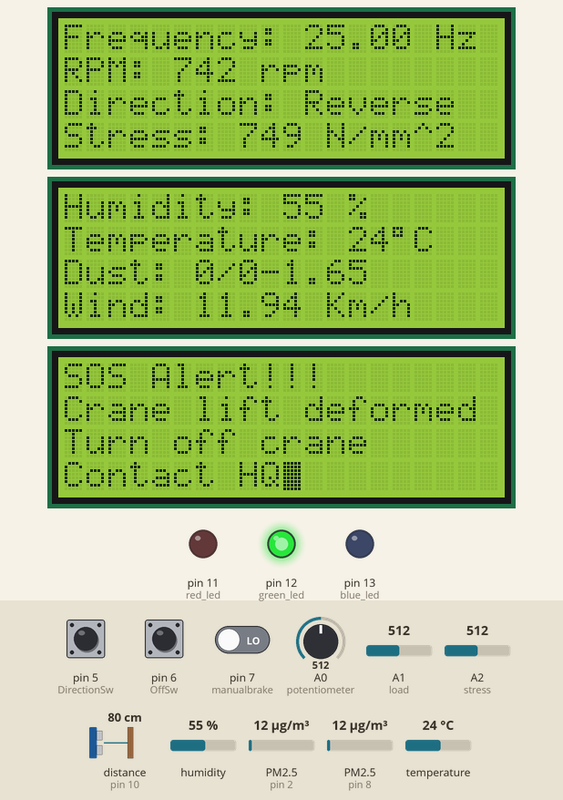
Simulated run of this sketch. Board: Arduino Uno, built with avr-gcc and run on an emulated ATmega328P. Parts: 3 × 20×4 character LCD, output pins drawn as LEDs (lit = HIGH). Wiring (inferred from the names in the program): ultrasonic range finder: trigger pin 9; echo pin 10; 2 × dust sensor: data pin 2 / data pin 8. The inputs (shaded band) are chosen by the test bench; at power-on: distance to the obstacle (sensor on pin 10) 80 cm, A1 (load) = 512, pin 5 (DirectionSw) HIGH, A2 (stress) = 512, pin 6 (OffSw) LOW, pin 7 (manualbrake) LOW, A0 (potentiometer) = 512, humidity 55 %, PM2.5 (sensors on pin 2, pin 8) 12 µg/m³, temperature 24 °C. The echo pulse lasts 58.3 µs per cm; pins used as bus, display or sensor lines are not drawn.

Above: at 1.9 s.
2.0 s: distance to the obstacle (sensor on pin 10) set to 23 cm
4.1 s: distance to the obstacle (sensor on pin 10) set to 18 cm
At 4.74 s:
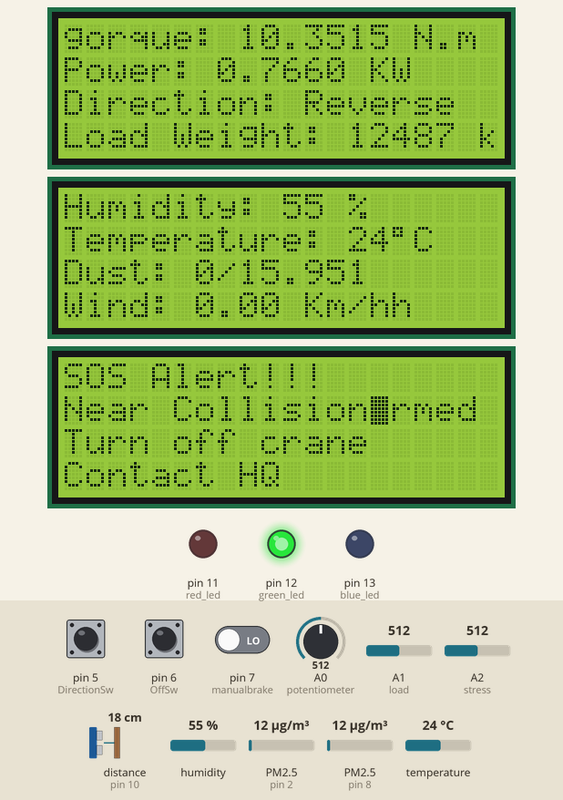
6.3 s: A1 (load) set to 30
At 7.15 s:
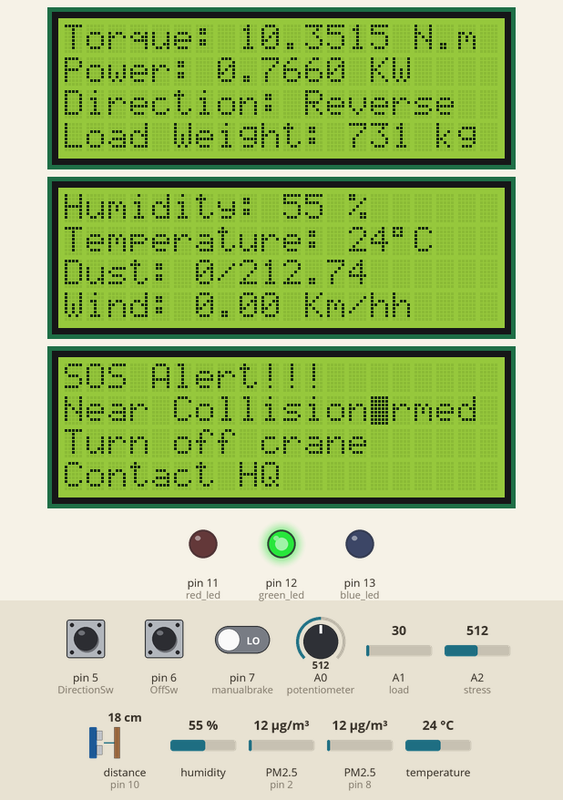
9.7 s: pin 5 (DirectionSw) pulled LOW for 0.2 s
At 10.14 s:
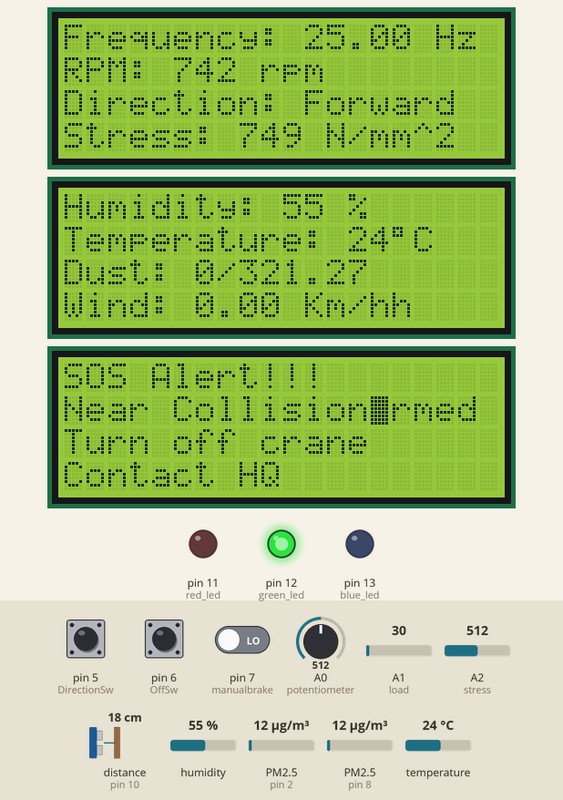
11.9 s: A2 (stress) set to 148
At 12.54 s:
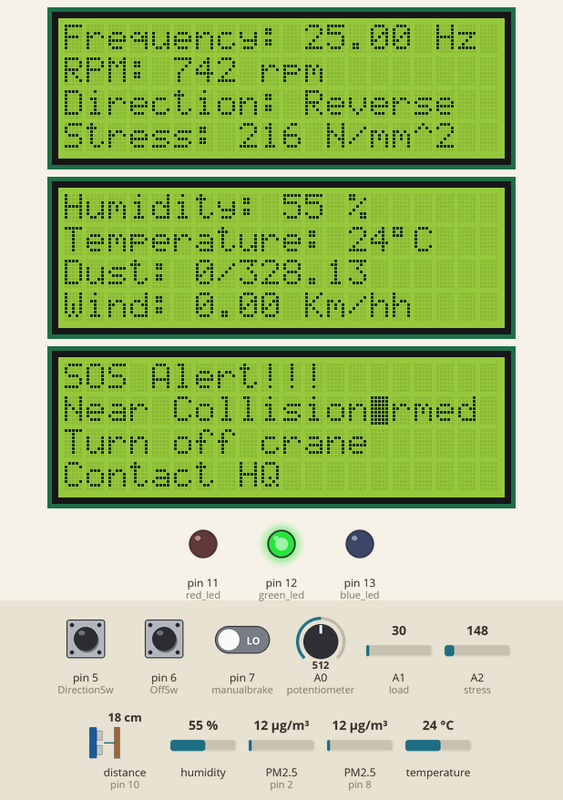
18.1 s: A2 (stress) set to 127
At 18.57 s:
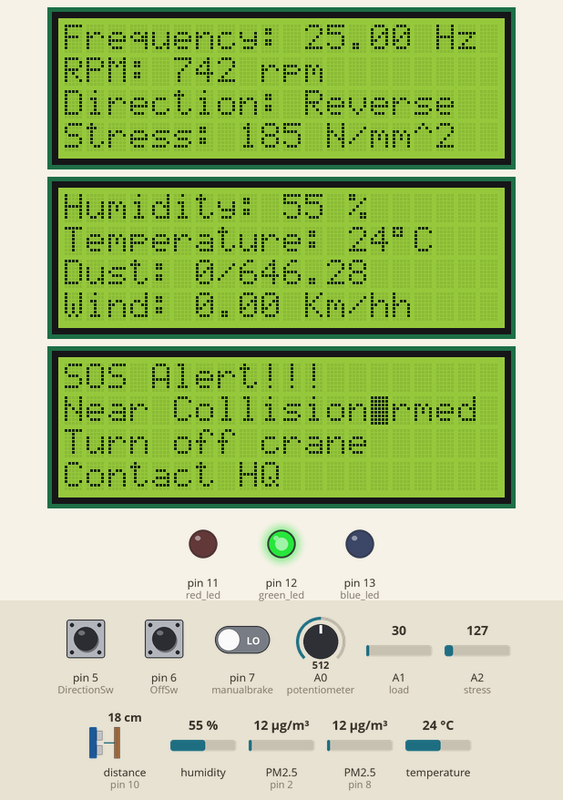
Timing chart, 0 to 21.1 s (numbered marks = the images above; inputs shaded):
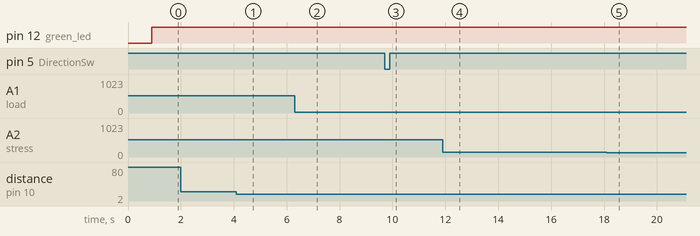

The sketch:

Display_BOIII.HEX.ino
```cpp
// Display for Crane System
// Author: Arshia Keshvari & Daniil Ivanov
// POWER ENGINEERING

# include "DHT.h"                   // Digital Humidity and Temperature sensor library
# include <LiquidCrystal_I2C.h>     // Liquid Crystal Display I2C Library

// Digital Humidity and Temperature sensor definitions
# define DHTPIN 3                   // digital pin 3
# define DHTTYPE DHT11              // component version definition
DHT dht(DHTPIN, DHTTYPE);           // dht variable class

// Pin allocation and configuration
byte OffSw = 6;                        // Stop or Start Switch LOW or HIGH states
byte DirectionSw = 5;                  // Clockwise or anti-clockwise switch LOW or HIGH states
byte manualbrake = 7;                  // Slowly slows down the motor until it reaches zero
int potentiometer = A0;                // 10k ohm variable resistor manually controlled by user
int load = A1;                         // load push button or platform
int stress = A2;                       // Stress push button or crane stress
const byte interpin = 2;               // Interrupt pin for anemometer
int ECHO = 10;                         // ECHO Pin of the ultrasonic sensor
int TRIG = 9;                          // Trigger pin of the ultrasonic sensor
const int dustpin = 8;                      // Data from dust sensor

// Declaring Values/Paramaeteres to be calculated
String Direction;                      // For storing direction status
float input_frequency = 0;             // Input frequency determined by potentiometer value
float t = 0;                           // Time delay (This controls pwm of motor)
float frequency = 0;                   // Frequency of the motor used in LCD display
float Speed = 0;                       // Speed of the motor
unsigned long pi = 3.141592653589;              // Pi value used for formulas
unsigned long angular_acc;                      // Angular Acceleration
unsigned long angular_velocity;                 // Angular Velocity
int RPM = 0;                           // Revolutions per minute
double moment_of_inertia = 0.67;       // Moment of inertia
float Torque;                          // Torque
float Power_Consumption;               // Power consumption of the motor
int potValue;                          // Used to store the value of the pot
int Mass;                              // Weight of the load
int Stress;
float distance;                        // Distance of the object

// LED Indicator thresholds
const int hot = 40;             // set hot parameter for dht
const int cold = 20;            // set cold parameter for dht

// Anemometer
volatile unsigned long sTime=0;           // Standard time
unsigned long dataTimer=0;                // Data timer
volatile float pulseTime=0;               // Pulse timing
volatile float culPulseTime=0;            // Current pulse time
volatile bool startt =true;               // Artificial starting time bolean state
volatile unsigned int avgWindCount=0;     // Average wind speed count
float aSetting=60.0;                      // Anemometer setting set to 60
float aWSpeed;                            // Anemometer speed as a floating number

// Dust sensor PPD42
unsigned long duration;               // Duration of pulses
unsigned long sampletime_ms = 30000;  // Set sample time in milliseconds. Leave at 30,000 (30sec) for accuracy
unsigned long lowpulseoccupancy = 0;  // Low pulse occupancy
float ratio = 0;                      // Ratio of the dust particles
float concentration = 0;              // Concentration of the dust particles

// Address table for PCF8754 of LCD Display
LiquidCrystal_I2C lcd(0x20,20,4);     // LCD used for crane and motor status
LiquidCrystal_I2C lcd2(0x27,20,4);    // LCD used for sensors
LiquidCrystal_I2C lcd3(0x25,20,4);    // LCD used for SOS or emergency

// For displaying at different times
unsigned long prevTime;
bool print_d1 = true;
bool print_d2 = false;


// Runs at the start of the program
void setup () {

   Serial.begin(9600);                // Set baud rate to 115200 can be 9600
   pinMode(potentiometer,INPUT);      // Potentiometer input
   pinMode(OffSw,INPUT);              // On/Off Control Input using a switch
   pinMode(DirectionSw,INPUT);        // Direction Switch Input using a switch.
   pinMode(manualbrake,INPUT);        // Manual brake button
   pinMode(load,INPUT);               // load push button
   pinMode(stress,INPUT);             // stress push button
   pinMode(interpin,INPUT_PULLUP);    // Anemometer wind pinout
   pinMode(dustpin,INPUT);            // Dust sensor pinout
   pinMode(TRIG,OUTPUT);              // Trigger output
   pinMode(ECHO,INPUT);               // ECHO input
   pinMode(11,OUTPUT);                // red led
   pinMode(12,OUTPUT);                // green led
   pinMode(13,OUTPUT);                // blue led

   dht.begin();                       // Activates dht sensor

   initializeLCDs();

   attachInterrupt(interpin,anemometerISR, RISING);
   prevTime = millis();
   dataTimer = millis();
}

// ---------- Initialization ----------
void initializeLCDs() {
  lcd.init();
  lcd.backlight();
  lcd.setCursor(3, 0);
  lcd.print(F("Hi Dr. Nankoo"));
  lcd.setCursor(3, 1);
  lcd.print(F("Motor Control"));
  lcd.setCursor(3, 2);
  lcd.print(F("Running..."));

  lcd2.init();
  lcd2.backlight();
  lcd2.setCursor(3, 0);
  lcd2.print(F("Crane System!"));
  lcd2.setCursor(3, 1);
  lcd2.print(F("Sensors Activated"));

  lcd3.init();
  lcd3.backlight();

  delay(500);
  lcd.clear();
  lcd2.clear();
  lcd3.clear();
}

void Sensor_Display(){

  lcd2.setCursor(0,0);
  int RhA = dht.readHumidity();
  lcd2.print(F("Humidity: ")); lcd2.print(RhA); lcd2.print(F(" %"));

  lcd2.setCursor(0,1);
  int TempC = dht.readTemperature();
  lcd2.print(F("Temperature: ")); lcd2.print(TempC); lcd2.print(F("\xDF" "C"));

  // Dust sensor
  lcd2.setCursor(0,2);
  lcd2.print(F("Dust: "));
  lcd2.setCursor(6,2);
  lcd2.print(ratio);
  lcd2.setCursor(7,2);
  lcd2.print(F("/"));
  lcd2.setCursor(9,2);
  lcd2.print(concentration);


  // Anemometer
  detachInterrupt(interpin);
  aWSpeed=getAvgWindSpeed(culPulseTime,avgWindCount);
  culPulseTime=0;
  avgWindCount=0;
  float aFreq=0;

  lcd2.setCursor(0,3);
  lcd2.print(F("Wind: ")); lcd2.print(aWSpeed); lcd2.print(F(" Km/h"));

  startt=true;
  attachInterrupt(digitalPinToInterrupt(interpin),anemometerISR,RISING);
  dataTimer=millis();
}

void Display_1(){
  lcd.clear();
  lcd.setCursor(0,0);
  lcd.print("Frequency: "); lcd.print(frequency); lcd.print(" Hz");

  lcd.setCursor(0,1);
  lcd.print("RPM: "); lcd.print(RPM); lcd.print(" rpm");

  lcd.setCursor(0,2);
  lcd.print("Direction: "); lcd.print(Direction);

  lcd.setCursor(0,3);
  lcd.print("Stress: "); lcd.print(Stress); lcd.print(" N/mm^2");
  }

void Display_2(){
  lcd.clear();
  lcd.setCursor(0,0);
  lcd.print("Torque: "); lcd.print(Torque, 4); lcd.print(" N.m");

  lcd.setCursor(0,1);
  lcd.print("Power: "); lcd.print(Power_Consumption, 4); lcd.print(" KW");

  lcd.setCursor(0,2);
  lcd.print("Direction: "); lcd.print(Direction);

  lcd.setCursor(0,3);
  lcd.print("Load Weight: "); lcd.print(Mass); lcd.print(" kg");
  }

void loop() {
  unsigned long currentTime = millis();

  // Load weighting
  int force = analogRead(load);
  Mass = map(force, 0, 205, 0, 5000);  // For simulation purposes max is set to 5 tons

  // Crane Stress
  int tension = analogRead(stress);
  Stress = map(tension, 0, 205, 0, 300);   // For simulation purposes highest stress is set to 300 N/mm^2

  // Dust sensor
  duration = pulseIn(dustpin, LOW); //Checks photovoltaic duration
  lowpulseoccupancy = lowpulseoccupancy + duration; //adds duration to our measure

  // PM10 values
  ratio = lowpulseoccupancy/(sampletime_ms*10.0);  // Percentage, values: 0 - 100
  concentration =  (2.5383 * pow(ratio, 2)) + (85.392 * ratio) - 5.8319; // Equations based on Samyoung DSM501A spec sheet -

  // Speed control derivation and time delay
  potValue = analogRead(potentiometer);
  input_frequency = map(potValue, 0, 1023, 0, 50);   // Max frequency 50Hz
  t = 1000/(input_frequency*6);                      // Time delay of pulses (6 times delay PWM is accounted for)

  // Motor display formulas
  frequency = 1000/(t*6);                            // Frequency derivation using time delay
  Speed=(120*frequency)/4;                           // Synchronous speed (denominator is number of poles)
  RPM = Speed-(Speed/100);                           // Motor shaft actual speed or rotor speed (slip is 1%)
  angular_acc = (pi*RPM*frequency)/60;             // Angular acceleration of the motor
  angular_velocity = (RPM*2*pi)/60;                  // Angular velocity Rad/s
  Torque = (moment_of_inertia*angular_acc)/60;            // Torque of the motor
  Power_Consumption = (Torque*angular_velocity)/1000;       // Power Consumption of the motor

  Direction_Proccess();
  brake();
  Sensor_Display();
  SOS();

  // LCD Display of Crane/Motor
  if (currentTime - prevTime > 500){
    if (print_d1 == true){
      prevTime = currentTime;
      print_d1 = false;
      print_d2 = true;
      Display_1();
      }
    else if (print_d2 = true){
      prevTime = currentTime;
      print_d1 = true;
      print_d2 = false;
      Display_2();
      }
   }
}

// Anemometer timing
void anemometerISR(){
  unsigned long cTime=millis();
  if(!startt){
    pulseTime=(float)(cTime-sTime)/1000;
    culPulseTime+=pulseTime;
    avgWindCount++;
  }
  sTime=cTime;
  startt =false;
}

// Wind speed Acquisition
float getAneFreq(float pTime){return(1/pTime);}
float getWindMPH(float freq){return (freq*2.4);}

float getAvgWindSpeed(float cPulse,int per){
if(per)return getWindMPH(getAneFreq((float)(cPulse/per)));
  else return 0;
}

// Ultrasonic collision avoidance
void SonarSensor()
{
  delay(10);
  digitalWrite(TRIG, LOW);
  delayMicroseconds(2);
  digitalWrite(TRIG, HIGH);
  delayMicroseconds(10);
  digitalWrite(TRIG, LOW);
  long duration = pulseIn(ECHO, HIGH);
  distance = duration * 0.034 / 2; // Speed of sound wave divided by 2 (go and back)
}

// SOS commands
void SOS(){
  lcd3.blink();
  SonarSensor();

  // Weather Status
  if (dht.readTemperature() < cold) { // Cold
  digitalWrite(11, LOW);
  digitalWrite(12, LOW);
  digitalWrite(13, HIGH);
  }
  else if (dht.readTemperature() >= hot) { // Hot
  digitalWrite(11, HIGH);
  digitalWrite(12, LOW);
  digitalWrite(13, LOW);
  }
  else { // Crane weather good
  digitalWrite(11, LOW);
  digitalWrite(12, HIGH);
  digitalWrite(13, LOW);
  }

  // Maximum rated stress is set to 200 N/mm^2
  if (Stress >= 200){
    lcd3.setCursor(0,0);
    lcd3.print("SOS Alert!!!");
    lcd3.setCursor(0,1);
    lcd3.print("Crane lift deformed");
    lcd3.setCursor(0,2);
    lcd3.print("Turn off crane");
    lcd3.setCursor(0,3);
    lcd3.print("Contact HQ");
  }

  // Sends an SOS if distance of an object is less than 20cm
  if (distance <= 20){
   lcd3.setCursor(0,1);
   lcd3.print("Near Collision");
  }

  // Windspeed that a crane can handle is 38 mpH anything higher can be catastrophic
  if (aWSpeed > 38){
    lcd3.setCursor(0,0);
    lcd3.print("SOS Alert!!!");
    lcd3.setCursor(0,1);
    lcd3.print("Weather bad");
    lcd3.setCursor(0,2);
    lcd3.print("Turn off crane");
    lcd3.setCursor(0,3);
    lcd3.print("Contact HQ");

    digitalWrite(11,HIGH);
    digitalWrite(12,LOW);
    digitalWrite(13,HIGH);
  }

  else if (aWSpeed < 38 && distance > 20 && Stress < 200){
    lcd3.clear();
  }

}

// Direction status of the crane motor
void Direction_Proccess(){

  if (!digitalRead(DirectionSw)){
    Direction = "Forward";
    }

  else{
    Direction = "Reverse";
    }
}

// Displaying braking or on and off switch
void brake(){

  if(digitalRead(manualbrake)){
    lcd.clear();
    lcd.setCursor(0,2);
    lcd.print("Manual Brake Active");
    }

  if(digitalRead(OffSw))
   {
    lcd.clear();
    lcd.setCursor(0,2);
    lcd.print("Motor is OFF");
   }
}
```

Measured:
- the behaviour switches between 21 and 20 cm on distance to the obstacle (sensor on pin 10) (found by bisection; images 0 and 1)
- after the input at 4.1 s, the display: first differs from a run without the input after 0.25 s (image 1 shows a later state)
- after the input at 6.3 s, the display: first differs from a run without the input after 0.72 s (image 2)
- after the input at 9.7 s, the display: first differs from a run without the input after 0.31 s (image 3)
